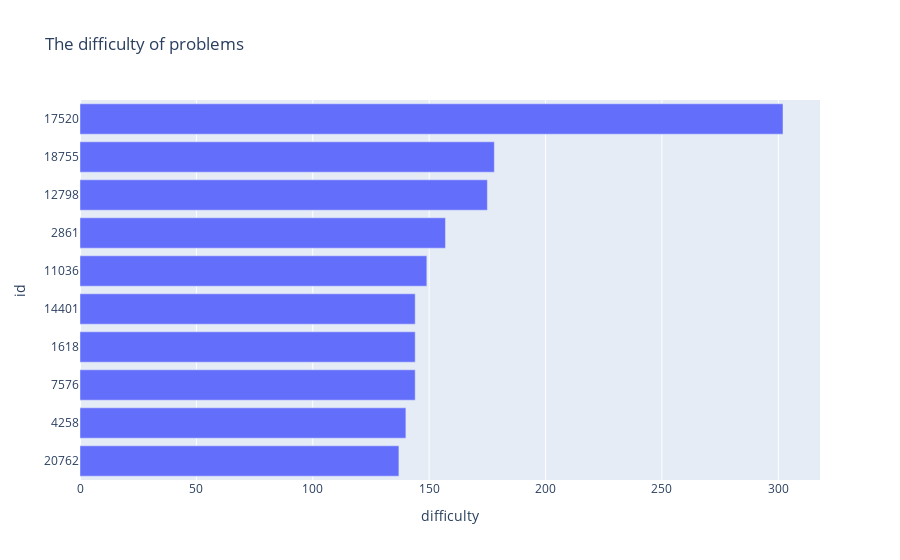

This figure's notebook cell:
### Markdown cell above
## The most difficult problems

### Code cell
tmp = data[['id','original_text','difficulty']]
tmp = tmp.sort_values(['difficulty']).tail(10)
tmp ['id'] = tmp['id'] . astype(str)
fig = px.bar(
    tmp , x = 'difficulty', y = 'id' ,
    orientation = 'h',
    title = 'The difficulty of problems'
)
fig.show()

### Figure 1 — Plotly figure (JSON) as saved in the notebook; plotly's stock layout.template omitted (floating-point values rounded to 4 significant figures)
{"data": [{"alignmentgroup": "True", "hovertemplate": "difficulty=%{x}<br>id=%{y}<extra></extra>", "legendgroup": "", "marker": {"color": "#636efa"}, "name": "", "offsetgroup": "", "orientation": "h", "showlegend": false, "textposition": "auto", "type": "bar", "x": [137, 140, 144, 144, 144, 149, 157, 175, 178, 302], "xaxis": "x", "y": ["20762", "4258", "7576", "1618", "14401", "11036", "2861", "12798", "18755", "17520"], "yaxis": "y"}], "layout": {"barmode": "relative", "legend": {"tracegroupgap": 0}, "title": {"text": "The difficulty of problems"}, "xaxis": {"anchor": "y", "domain": [0, 1], "title": {"text": "difficulty"}}, "yaxis": {"anchor": "x", "domain": [0, 1], "title": {"text": "id"}}}}
